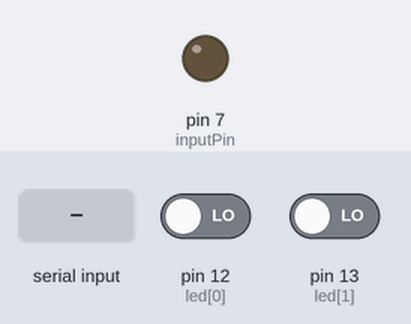
Bench run of a sketch on a simulated Arduino Uno, built with avr-gcc and run on an emulated ATmega328P. Shown: output pins drawn as LEDs (lit = HIGH). The inputs (shaded band) are chosen by the test bench; at power-on: pin 12 (led[0]) LOW, pin 13 (led[1]) LOW.

Above: at 1.2 s.
1.3 s: "1" received over Serial
At 2.5 s:
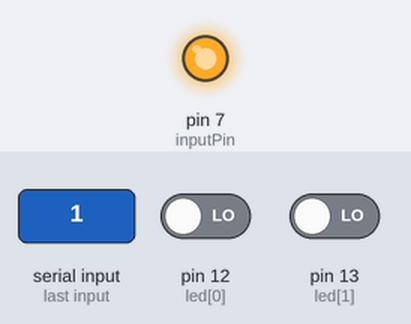
2.8 s: "0" received over Serial
At 3.6 s:
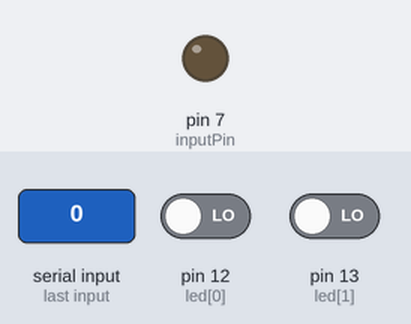
Timing chart, 0 to 5.8 s (numbered marks = the images above; inputs shaded):
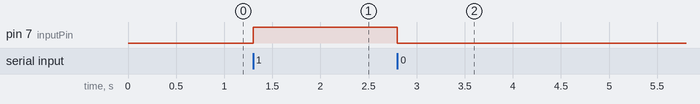

Measured:
- after the input at 1.3 s, pin 7 (inputPin): LOW → HIGH at once
- after the input at 2.8 s, pin 7 (inputPin): HIGH → LOW at once

The sketch:

Final_Exercise.ino
```cpp
int pinA = 5, pinB = 4, pinC = 3, pinD = 2, led[2] = {12, 13}, inputPin = 7, clkPin = 9;
int a, b, c, d, clkCount, led0, led1;
char mode;

void setup() {
  // pinMode(pinD, INPUT);
  // pinMode(pinC, INPUT);
  // pinMode(pinB, INPUT);
  // pinMode(pinA, INPUT);
  pinMode(inputPin, OUTPUT);
  pinMode(clkPin, OUTPUT);
  // for (int i = 0; i < 1; i++) {
  //   pinMode(led[i], INPUT);
  // }
  clkCount = digitalRead(led[0]) + 2 * digitalRead(led[1]);
  Serial.begin(9600);

  // delay(200);
  // Serial.print("Clock Cycle ");
  // Serial.println(clkCount);
  // Serial.println("LEDs : 00");
  // Serial.println("DCBA");
  // Serial.print(d);
  // Serial.print(c);
  // Serial.print(b);
  // Serial.println(a);
  // Serial.println("----------");
}

void loop() {
  if (Serial.available()) {
    mode = Serial.read();
    if (mode == '1' || mode == '0') {
      if (mode == '1') {
        digitalWrite(inputPin, HIGH);
      } else {
        digitalWrite(inputPin, LOW);
      }

    } else if (mode == 'c') {

      digitalWrite(clkPin, HIGH);
      delay(100);
      digitalWrite(clkPin, LOW);

      // d = digitalRead(pinD);
      // c = digitalRead(pinC);
      // b = digitalRead(pinB);
      // a = digitalRead(pinA);
      // led0 = digitalRead(led[0]);
      // led1 = digitalRead(led[1]);

      // clkCount++;
      // Serial.print("Clock Cycle ");
      // Serial.println(clkCount);
      // Serial.print("LEDs : ");
      // Serial.print(led1);
      // Serial.println(led0);

      // Serial.print("Switch State : ");
      // Serial.println(digitalRead(inputPin));

      // if (clkCount % 4 == 0) {
      //   Serial.println("----------");
      //   Serial.println("DCBA");
      //   Serial.print(d);
      //   Serial.print(c);
      //   Serial.print(b);
      //   Serial.println(a);
      // }

      // Serial.println("----------");

    }
  }

}
```
